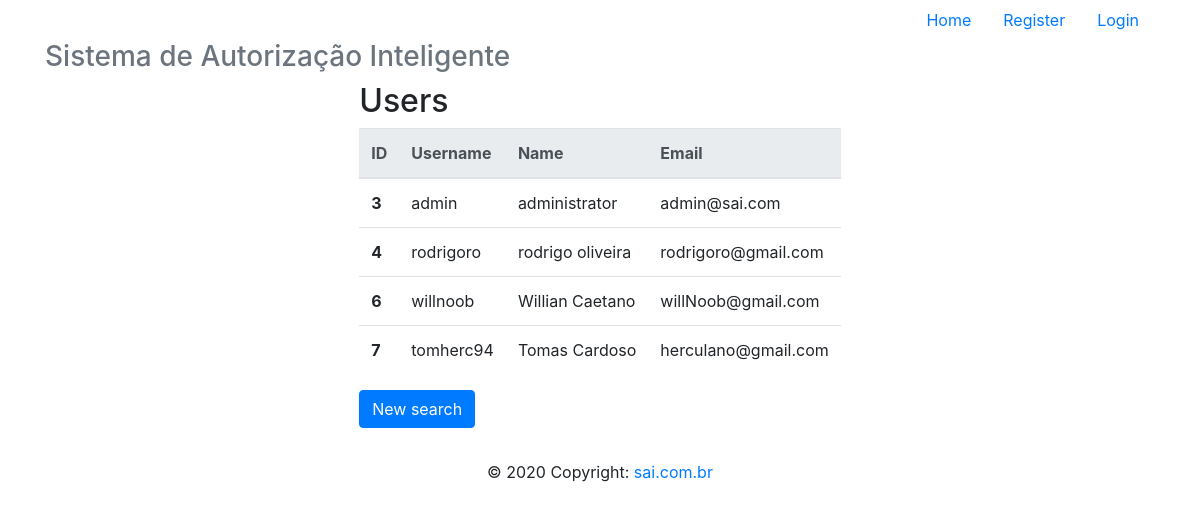
The page /readAll on the database as committed earlier.
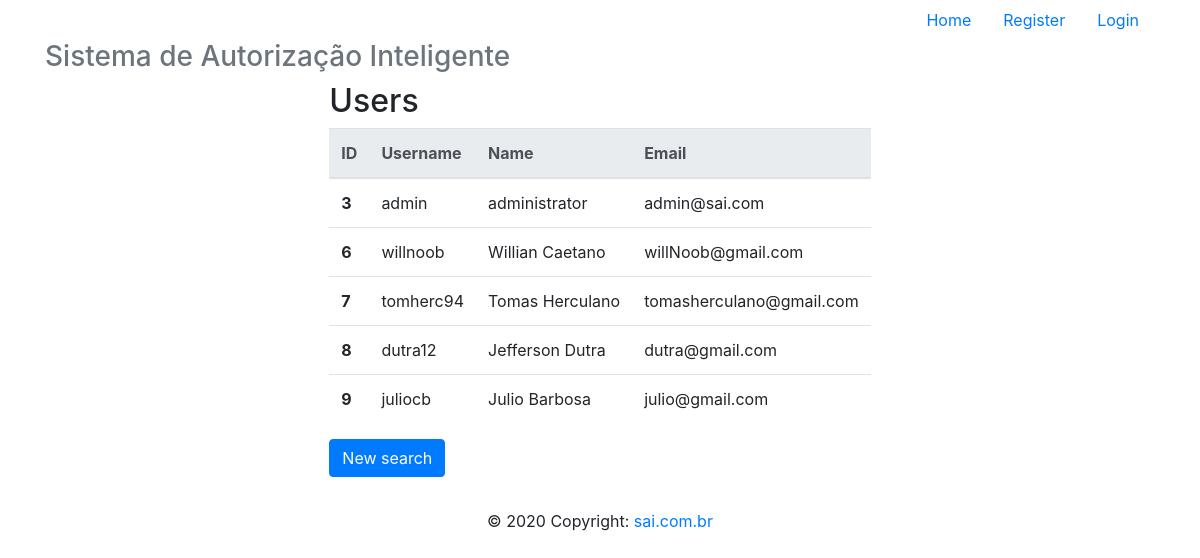
The same page on the database as committed later.
### app/models/tables.py (models this page shows, shortened)
class User(db.Model):
    __tablename__ = "users"
    id = db.Column(db.Integer, primary_key=True)
    username = db.Column(db.String, unique=True)
    password = db.Column(db.String)
    name = db.Column(db.String)
    email = db.Column(db.String, unique=True)

### app/controllers/default.py (the view)
@app.route("/readAll", methods=['GET', 'POST'])
def readAll():
    lista = User.query.all()
    return render_template('readAll.html',
                            lista=lista)

### app/templates/readAll.html
{% extends 'base.html' %}
{% block content %}
    <div class="d-flex justify-content-center">
        <div class="form-group">
                <h2>Users</h2>
            <table class="table">
                <thead class="thead-light">
                <tr>
                    <th scope="col">ID</th>
                    <th scope="col">Username</th>
                    <th scope="col">Name</th>
                    <th scope="col">Email</th>
                </tr>
                </thead>
                <tbody>
                    {% for user in lista %}
                        <tr>
                            <th scope="row">{{ user.id }}</th>
                            <td>{{ user.username }}</td>
                            <td>{{ user.name }}</td>
                            <td>{{ user.email }}</td>
                        </tr>
                    {% endfor %}
                </tbody>
            </table>
            <form action="{{ url_for('read') }}" method="POST">
                <button type="submit" class="btn btn-primary" name="newSearch">New search</button>
            </form>
        </div>
    </div>
{% endblock %}

### app/templates/base.html (shortened to what this page needs)
<!DOCTYPE html>
<html lang="pt-br">
  <head>
    <link href="{{ url_for('static',filename='css/bootstrap.min.css') }}" rel="stylesheet">
  </head>
  <body>
    <div class="container">
      <div class="header clearfix">
        <nav>
          <ul class="nav nav-pills justify-content-end">
            <li class="nav-item">
              <a class="nav-link" href="{{ url_for('index') }}">Home</a>
            </li>
            {% if current_user.is_authenticated %}
              {% if current_user.username == 'admin' %}
                <li class="nav-item">
                  <a class="nav-link" href="{{ url_for('logout') }}">Logout</a>
                </li>
              {% else %}
                <li class="nav-item">
                  <a class="nav-link" href="{{ url_for('whitelist') }}">White List</a>
                </li>
                <li class="nav-item">
                  <a class="nav-link" href="{{ url_for('logout') }}">Logout</a>
                </li>
              {% endif %}
            {% else %}
              <li class="nav-item">
                <a class="nav-link" href="{{ url_for('register') }}">Register</a>
              </li>
              <li class="nav-item">
                <a class="nav-link" href="{{ url_for('login') }}">Login</a>
              </li>
            {% endif %}
          </ul>
        </nav>
        <h3 class="text-muted">Sistema de Autorização Inteligente</h3>
      </div>
      {% block content %}
      {% endblock %}
    <footer class="page-footer font-small blue">
      <div class="footer-copyright text-center py-3">© 2020 Copyright:
        <a href="#"> sai.com.br</a>
      </div>
    </footer>
    </div>
  </body>
</html>

Rows that differ between the two databases and show on the page:
removed User: id "4", username "rodrigoro", name "rodrigo oliveira", email "rodrigoro@gmail.com"
changed User "tomherc94": name "Tomas Cardoso" → "Tomas Herculano"; email "herculano@gmail.com" → "tomasherculano@gmail.com"
added User: id "8", username "dutra12", name "Jefferson Dutra", email "dutra@gmail.com"
added User: id "9", username "juliocb", name "Julio Barbosa", email "julio@gmail.com"
